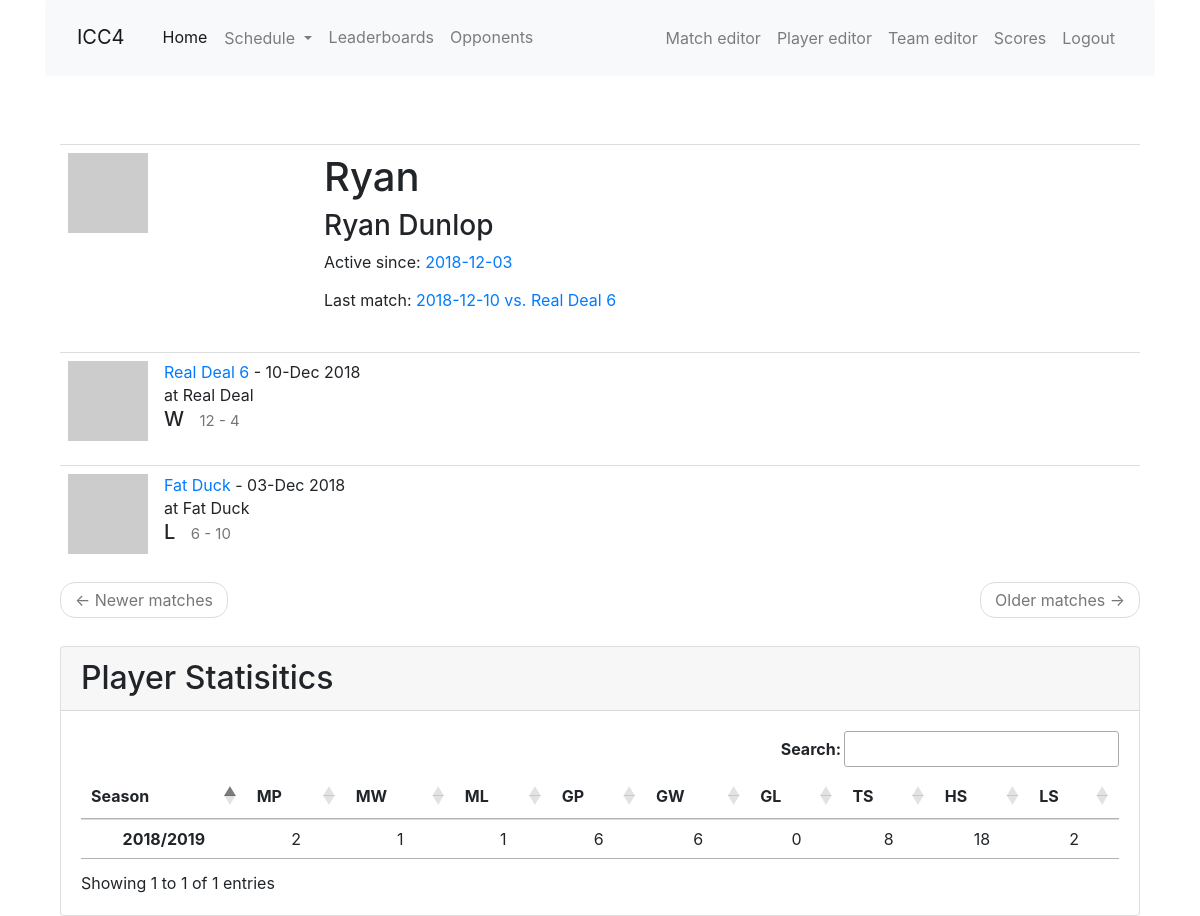
Screenshot of /player/Ryan with the database file from the repository.
### app/models.py (models this page shows, shortened)
class Player(db.Model):
    id = db.Column(db.Integer, primary_key=True)
    nickname = db.Column(db.String(64), index=True, unique=True)
    first_name = db.Column(db.String(64), index=True)
    last_name = db.Column(db.String(64), index=True)
    games = association_proxy('games_association', 'game')
    last_match_id = db.Column(db.Integer, db.ForeignKey('match.id'))
    last_match = db.relationship('Match', foreign_keys=[last_match_id])
    first_match_id = db.Column(db.Integer, db.ForeignKey('match.id'))
    first_match = db.relationship('Match', foreign_keys=[first_match_id])
    high_scores = db.relationship('HighScore', back_populates='player', lazy='dynamic')
    low_scores = db.relationship('LowScore', back_populates='player', lazy='dynamic')
    def avatar(self, size):
        digest = md5(self.nickname.lower().encode('utf-8')).hexdigest()
        return 'https://www.gravatar.com/avatar/{}?d=identicon&s={}'.format(
            digest, size)

class Match(db.Model):
    id = db.Column(db.Integer, primary_key=True)
    opponent_id = db.Column(db.Integer, db. ForeignKey('team.id'))
    opponent = db.relationship('Team', back_populates='matches')
    date = db.Column(db.Date, index=True, default=date.today())
    location = db.Column(db.String(64))
    home_away = db.Column(db.String(32), index=True)
    match_type = db.Column(db.String(32), index=True)
    games = db.relationship('Game', back_populates='match', lazy='dynamic')
    team_score = db.Column(db.Integer, index=True)
    opponent_score = db.Column(db.Integer, index=True)
    win = db.Column(db.Boolean, index=True, default=None)
    overtime = db.Column(db.Boolean, index=True, default=False)
    match_summary = db.Column(db.String(512))
    food = db.Column(db.String(128))
    match_stats = db.relationship('MatchStats', uselist=False, back_populates='match')
    high_scores = db.relationship('HighScore', back_populates='match', lazy='dynamic')
    low_scores = db.relationship('LowScore', back_populates='match', lazy='dynamic')
    @hybrid_property
    def season(self):
        return season_from_date(self.date)

class Team(db.Model):
    id = db.Column(db.Integer, primary_key=True)
    name = db.Column(db.String(64), index=True, unique=True)
    home_location = db.Column(db.String(64), index=True)
    address = db.Column(db.String(128), index=True)
    matches = db.relationship('Match', back_populates='opponent', lazy='dynamic')
    def avatar(self, size):
        digest = md5(self.name.lower().encode('utf-8')).hexdigest()
        return 'https://www.gravatar.com/avatar/{}?d=identicon&s={}'.format(
            digest, size)

class PlayerSeasonStats(db.Model):
    id = db.Column(db.Integer, primary_key=True)
    player_id = db.Column(db.Integer, db. ForeignKey('player.id'))
    player = db.relationship('Player')
    season_id = db.Column(db.Integer, db. ForeignKey('season.id'))
    season = db.relationship('Season')
    matches_played = db.Column(db.Integer)
    matches_won = db.Column(db.Integer)
    matches_lost = db.Column(db.Integer)
    games_played = db.Column(db.Integer)
    games_won = db.Column(db.Integer)
    games_lost = db.Column(db.Integer)
    total_stars = db.Column(db.Integer)
    total_high_scores = db.Column(db.Integer)
    total_low_scores = db.Column(db.Integer)
    '''
    filters = [filter1,filter2,...]
    query....filter(*filters).count()
    '''
    @hybrid_property
    def gp(self):
        return PlayerGame.query.filter_by(player_id=self.player_id).join(Game).join(Match).\
                filter_by(season=self.season).distinct().count()
    @hybrid_property
    def gw(self):
        return PlayerGame.query.filter_by(player_id=self.player_id).join(Game).filter_by(win=True).join(Match).\
                filter_by(season=self.season).distinct().count()
    @hybrid_property
    def gl(self):
        return PlayerGame.query.filter_by(player_id=self.player_id).join(Game).filter_by(win=False).join(Match).\
                filter_by(season=self.season).distinct().count()

class Season(db.Model):
    id = db.Column(db.Integer, primary_key=True)
    season_name = db.Column(db.String(64), index=True, unique=True)
    start_date = db.Column(db.Date, index=True)
    end_date = db.Column(db.Date, index=True)

### app/main/routes.py (the view)
@bp.route('/player/<nickname>',  methods=['GET', 'POST'])
def player(nickname):
    player = Player.query.filter_by(nickname=nickname).first_or_404()
    seasons = PlayerSeasonStats.query.filter_by(player_id=player.id).join(Season).order_by(Season.start_date).all()
    page = request.args.get('page', 1, type=int)
    matches = Match.query.join(Game).join(PlayerGame).filter_by(player_id=player.id).order_by(Match.date.desc()).distinct().paginate(
        page, current_app.config['MATCH_PER_PAGE'], False)
    next_url = url_for('main.player', nickname=player.nickname, page=matches.next_num) \
        if matches.has_next else None
    prev_url = url_for('main.player', username=player.nickname, page=matches.prev_num) \
        if matches.has_prev else None
    return render_template('player.html', next_url=next_url, prev_url=prev_url,
            player=player, matches=matches.items, seasons=seasons)

### app/templates/player.html (shortened to what this page needs)
{% extends "base.html" %}
{% import 'bootstrap/wtf.html' as wtf %}
{% block app_content %}
<div class="container">
  <table class="table table-hover">
    <tr>
      <td width="256px"><img src="{{ player.avatar(256) }}"></td>
      <td>
        <h1>{{ player.nickname }}</h1>
        <h3>{{ player.first_name }} {{ player.last_name }}</h3>
        {% if player.first_match %}<p>Active since: <a href="{{ url_for('main.match_edit',id=player.first_match_id) }}">{{ player.first_match.date }}</a></p>{% endif %}
        {% if player.last_match %}<p>Last match: <a href="{{ url_for('main.match_edit',id=player.last_match_id) }}">{{ player.last_match.date }} vs. {{ player.last_match.opponent.name }}</a></p>{% endif %}
      </td>
    </tr>
  {% for match in matches %}
    {% include '_match.html' %}
  {% endfor %}
  <nav aria-label="...">
    <ul class="pager">
      <li class="previous{% if not prev_url %} disabled{% endif %}">
        <a href="{{ prev_url or '#' }}">
          <span aria-hidden="true">&larr;</span> Newer matches
        </a>
      </li>
      <li class="next{% if not next_url %} disabled{% endif %}">
        <a href="{{ next_url or '#' }}">
          Older matches <span aria-hidden="true">&rarr;</span>
        </a>
      </li>
    </ul>
  </nav>
  </table>
</div>
<div class="col-12 mt-2 mx-auto">
  <div class="card h-100">
    <h2 class="card-header">Player Statisitics</h2>
    <div class="card-body table-responsive">
      <table id="pStats" class="table table-hover text-center">
        <thead>
          <tr>
            <th scope="col">Season</th>
            <th scope="col" data-toggle="tooltip" data-placement="top" title="Matches played">MP</th>
            <th scope="col" data-toggle="tooltip" data-placement="top" title="Match wins">MW</th>
            <th scope="col" data-toggle="tooltip" data-placement="top" title="Match losses">ML</th>
            <th scope="col" data-toggle="tooltip" data-placement="top" title="Games played">GP</th>
            <th scope="col" data-toggle="tooltip" data-placement="top" title="Game wins">GW</th>
            <th scope="col" data-toggle="tooltip" data-placement="top" title="Game losses">GL</th>
            <th scope="col" data-toggle="tooltip" data-placement="top" title="Total Stars">TS</th>
            <th scope="col" data-toggle="tooltip" data-placement="top" title="Total High Scores">HS</th>
            <th scope="col" data-toggle="tooltip" data-placement="top" title="Total Low Score">LS</th>
        </thead>
        <tbody>
          {% for season in seasons %}
          <tr>
            <th scope="row">{{ season.season.season_name }}</th>
            <td>{{ season.matches_played }}</td>
            <td>{{ season.matches_won }}</td>
            <td>{{ season.matches_lost }}</td>
            <td>{{ season.games_played }}</td>
            <td>{{ season.games_won }}</td>
            <td>{{ season.games_lost }}</td>
            <td>{{ season.total_stars }}</td>
            <td>{{ season.total_high_scores }}</td>
            <td>{{ season.total_low_scores }}</td>
          </tr>
          {% endfor %}
        </tbody>
      </table>
    </div>
  </div>
</div>
{% endblock %}

### app/templates/_match.html
<table class="table table-hover">
  <tr>
    <td width="70px">
      <a href="{{ url_for('main.match', id=match.id) }}">
        <img src="{{ match.opponent.avatar(70) }}">
      </a>
    </td>
    <td>
      <a href="{{ url_for('main.opponent', id=match.opponent_id) }}">
        {{ match.opponent.name }}
      </a>
       - {{ match.date.strftime('%d-%b %Y') }}
      <br>
      {% if match.home_away == 'away' %}
      at {{ match.opponent.home_location }}
      {% else %}
      &emsp;at Italian Canadian Club
      {% endif %}
      {% if match.win != None %}
      <h5>{% if match.win == True %}W{% else %}L{% endif %}&ensp;
      <small>{{ match.team_score }} - {{ match.opponent_score }}</small>
      </h5>
      {% endif %}
      </td>
  </tr>
</table>

### app/static/css/main.css (style rules this page uses)
html { font-size: 100%; }

### rows the page displays
Player: nickname "Ryan", first_name "Ryan", last_name "Dunlop"
Match: first_match "2018-12-03", opponent.name "Fat Duck", date "03-Dec 2018", opponent.home_location "Fat Duck", win "L", team_score "6", opponent_score "10"
Match: last_match "2018-12-10", opponent.name "Real Deal 6", date "10-Dec 2018", opponent.home_location "Real Deal", win "W", team_score "12", opponent_score "4"
Team: last_match.opponent.name "Real Deal 6"
PlayerSeasonStats: season.season_name "2018/2019", matches_played "2", matches_won "1", matches_lost "1", games_played "6", games_won "6", games_lost "0", total_stars "8", total_high_scores "18", total_low_scores "2"
